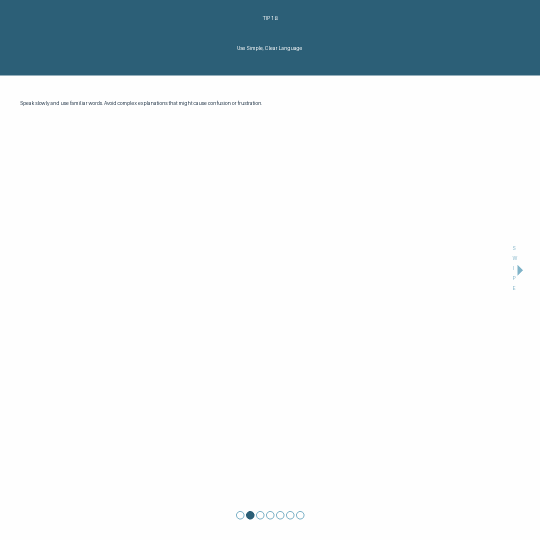
#> input picture carousels/communication_tips/02_slide_1.png, 1080 x 1080 px (shown at 1/2 size)
$ python -i advanced_effects.py   (imports and definitions only)
#> lines starting #> are read from the running program, lines starting #| are printed output that depends on the picture
#!/usr/bin/env python3
"""
Kiin Advanced Visual Effects Library
Professional-grade animations and effects for video generation
"""

import os
import math
import random
import tempfile
import subprocess
from pathlib import Path
from typing import Dict, List, Tuple, Optional, Union, Callable
from PIL import Image, ImageDraw, ImageFont, ImageFilter, ImageEnhance
import numpy as np

class AdvancedEffectsLibrary:
    """Professional-grade visual effects library for video content"""

    def __init__(self, width: int = 1080, height: int = 1920, fps: int = 30):
        self.width = width
        self.height = height
        self.fps = fps
        self.frame_time = 1.0 / fps

        # Cache for expensive operations
        self._font_cache = {}
        self._gradient_cache = {}
        self._noise_cache = {}

        # Professional color schemes
        self.color_schemes = {
            'warm': [(255, 200, 150), (255, 150, 100), (255, 100, 80)],
            'cool': [(150, 200, 255), (100, 150, 255), (80, 120, 255)],
            'sunset': [(255, 94, 77), (255, 154, 0), (255, 206, 84)],
            'ocean': [(64, 224, 208), (72, 61, 139), (25, 25, 112)],
            'forest': [(34, 139, 34), (107, 142, 35), (154, 205, 50)],
            'monochrome': [(64, 64, 64), (128, 128, 128), (192, 192, 192)],
            'vibrant': [(255, 0, 150), (0, 255, 150), (150, 0, 255)],
            'professional': [(41, 98, 255), (0, 184, 148), (255, 159, 67)]
        }

    # ==================== TEXT ANIMATIONS ====================

    # [780 lines left out: functions typewriter_effect, fade_in_words, kinetic_typography, text_reveal_animation, subtitle_popup_animation, animated_gradient_background and 10 more, not called in this run]

    def add_vignette(self, image: Image.Image, intensity: float = 0.5,
                    color: Tuple[int, int, int] = (0, 0, 0)) -> Image.Image:
        """Add vignette effects"""
        result = image.copy()

        # Create radial gradient mask
        vignette_mask = Image.new('L', (self.width, self.height), 255)
        center_x, center_y = self.width // 2, self.height // 2
        max_distance = math.sqrt(center_x**2 + center_y**2)

        for y in range(self.height):
            for x in range(self.width):
                distance = math.sqrt((x - center_x)**2 + (y - center_y)**2)
                vignette_factor = 1 - (distance / max_distance) * intensity
                vignette_factor = max(0, min(1, vignette_factor))
                vignette_mask.putpixel((x, y), int(255 * vignette_factor))

        # Create vignette layer
        vignette_layer = Image.new('RGBA', (self.width, self.height), (*color, 255))
        vignette_layer.putalpha(vignette_mask)

        # Apply vignette
        if result.mode != 'RGBA':
            result = result.convert('RGBA')

        # Invert alpha for darkening effect
        inverted_mask = ImageEnhance.Color(vignette_mask).enhance(0)  # Invert
        vignette_layer.putalpha(inverted_mask)

        result = Image.alpha_composite(result, vignette_layer)
        return result

    # [409 lines left out: functions apply_color_grading, add_film_grain, _get_font, _blend_colors, _create_linear_gradient, _create_radial_gradient and 11 more, not called in this run]

# ==================== MOTION GRAPHICS ====================

class MotionGraphics(AdvancedEffectsLibrary):
    """Specialized motion graphics components"""

    # [369 lines left out: functions progress_indicator, animated_icon, chart_animation, logo_animation, call_to_action_animation, not called in this run]


# Export the main class
__all__ = ['AdvancedEffectsLibrary', 'MotionGraphics']

>>> import cv2
>>> picture = cv2.imread('../carousels/communication_tips/02_slide_1.png', cv2.IMREAD_GRAYSCALE)
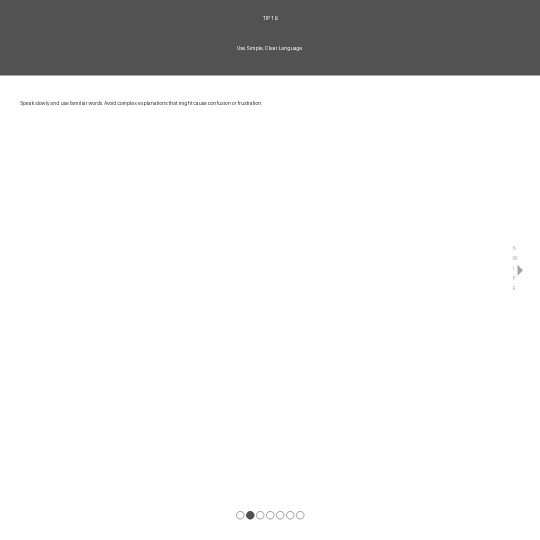
#> picture: shape (1080, 1080) (shown at 1/2 size); min 59, max 255, mean 229.7
>>> result = AdvancedEffectsLibrary().add_vignette(picture)
#> in add_vignette, `vignette_mask = Image.new('L', (self.width, self.height), 255)`: vignette_mask: PIL image 1080x1920 L; every value is 255
#> after the loop in add_vignette, `for y in range(self.height):`:
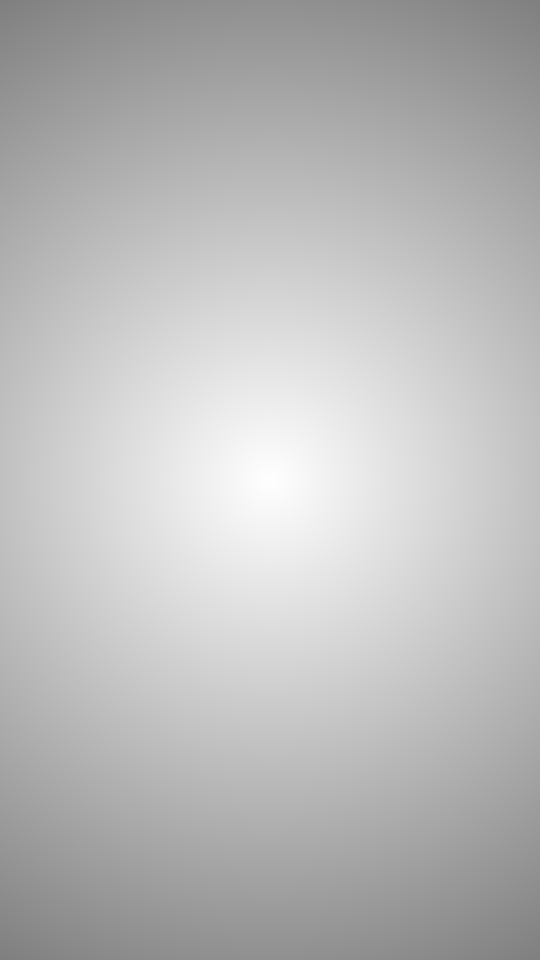
#> vignette_mask: PIL image 1080x1920 L (shown at 1/2 size); min 127, max 255, mean 186.5
#> in add_vignette, `vignette_layer.putalpha(vignette_mask)`:
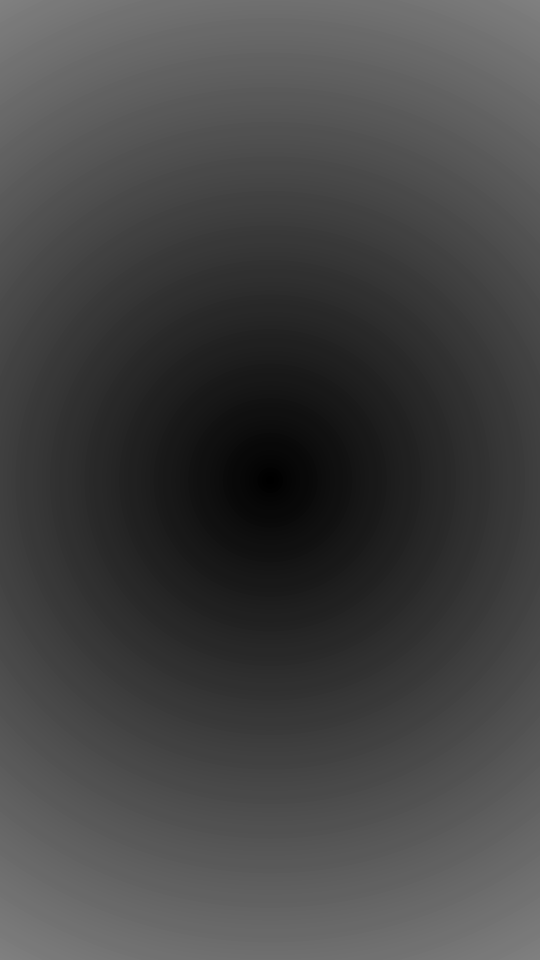
#> vignette_layer: PIL image 1080x1920 RGBA (shown at 1/2 size); mean R, G, B, A 0, 0, 0, 186.5; transparent parts drawn white
#> (the run stopped early here; a loop or call above may not have finished)
